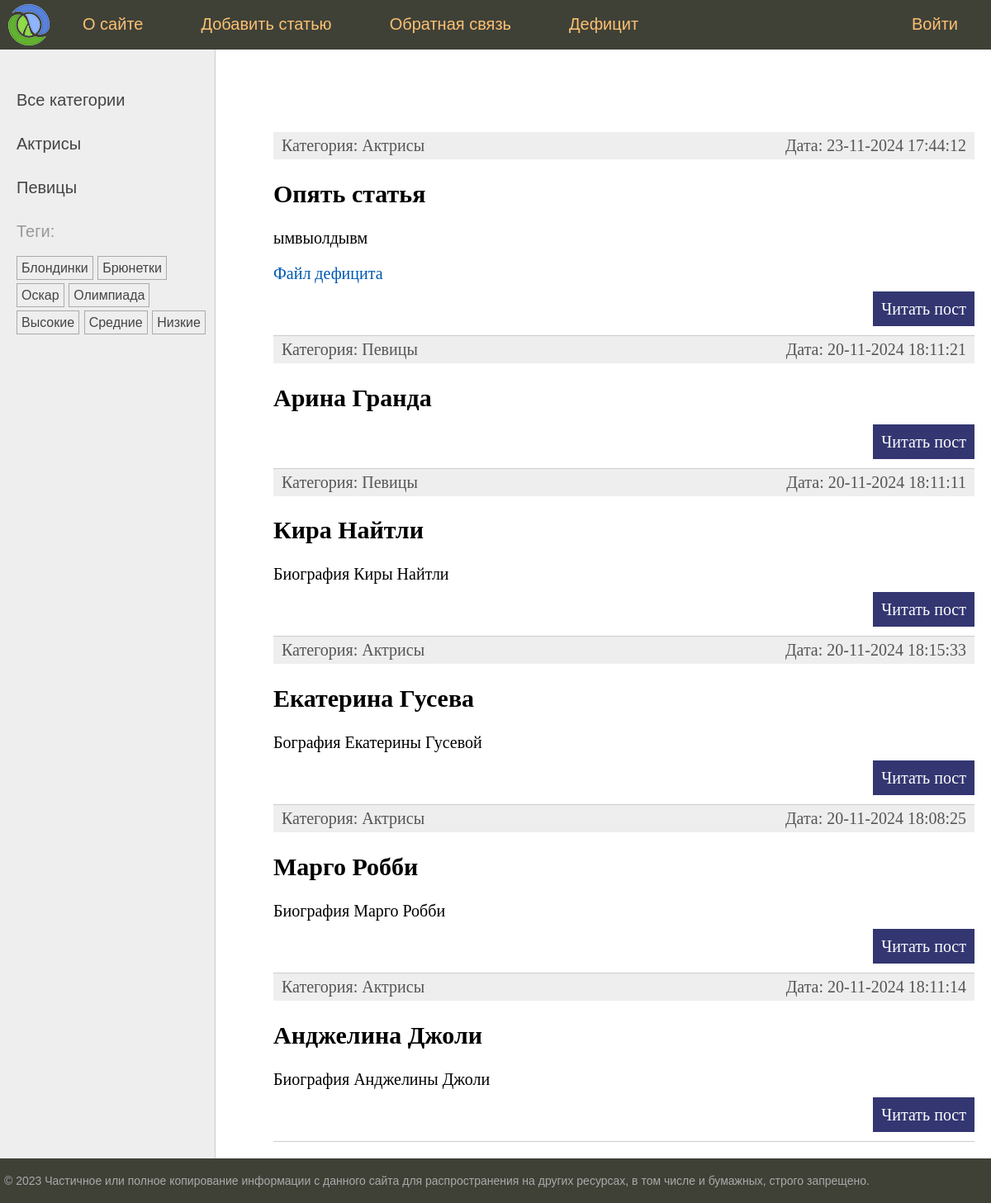
The page / on the database its author committed.
### women/models.py (models this page shows, shortened)
class Category(models.Model):
    name = models.CharField(max_length=100, db_index=True, verbose_name="Название")
    slug = models.SlugField(max_length=255, unique=True, db_index=True)
    class Meta:
        verbose_name = "Категория"
        verbose_name_plural = "Категории"
    def get_absolute_url(self):
        return reverse('category', kwargs={'cat_slug': self.slug})

class TagPost(models.Model):
    tag = models.CharField(max_length=100, db_index=True)
    slug = models.SlugField(max_length=255, unique=True, db_index=True)
    def get_absolute_url(self):
        return reverse('tag', kwargs={'tag_slug': self.slug})

class Women(models.Model):
    class Status(models.IntegerChoices):
        DRAFT = 0, 'Черновик'
        PUBLISHED = 1, 'Опубликовано'
    title = models.CharField(max_length=255, verbose_name='Заголовок')
    slug = models.SlugField(max_length=255, unique=True, db_index=True, verbose_name='URL')
    photo = models.FileField(upload_to="post_docs/%Y/%m/%d", default=None, blank=True,
                             null=True, verbose_name="Файлы")
    content = models.TextField(blank=True, verbose_name='Текст статьи')
    time_create = models.DateTimeField(auto_now_add=True, verbose_name='Время создания')
    time_update = models.DateTimeField(auto_now=True)
    is_published = models.BooleanField(choices=tuple(map(lambda x: (bool(x[0]), x[1]), Status.choices)),
                                       default=Status.DRAFT, verbose_name='Статус')
    cat = models.ForeignKey('Category', on_delete=models.PROTECT, related_name='posts', verbose_name="Категория")
    tags = models.ManyToManyField('TagPost', blank=True, related_name='tags', verbose_name='Тэг')
    husband = models.OneToOneField('Husband', on_delete=models.SET_NULL, null=True, blank=True, related_name='women',
                                   verbose_name='Муж')
    objects = models.Manager()
    published = PublishedManager()
    class Meta:
        verbose_name = "Известные женщины"
        verbose_name_plural = "Известные женщины"
        ordering = ['-time_create']
        indexes = [
            models.Index(fields=['-time_create'])
        ]
    def get_absolute_url(self):
        return reverse('post', kwargs={'post_slug': self.slug})

### women/views.py (the view)
# urls.py: path('', views.index, name='home'),
def index(request):
    posts = Women.published.all()
    data = {'title': 'Главная страница',
            'menu': menu,
            'posts': posts,
            }
    return render(request, "women/index.html", context=data)

### women/models.py (called while the page is built)
    def get_queryset(self):
        return super().get_queryset().filter(is_published=Women.Status.PUBLISHED)

### women/templatetags/women_tags.py (called while the page is built)
@register.inclusion_tag('women/list_categories.html')
def show_categories(cat_selected=0):
    cats = Category.objects.all()
    return {'cats': cats, 'cat_selected': cat_selected}

@register.inclusion_tag('women/list_tags.html')
def show_all_tags():
    return {'tags': TagPost.objects.all()}

### women/templates/women/index.html (shortened to what this page needs)
{% extends 'base.html' %}
{% block content %}
<ul class="list-articles" xmlns="http://www.w3.org/1999/html">
	{% for p in posts %}
			<li><div class="article-panel">
	<p class="first">Категория: {{p.cat.name}}</p>
	<p class="last">Дата: {{p.time_update|date:"d-m-Y H:i:s"}}</p>
    </div>
				<h2>{{p.title}}</h2>
					{% autoescape off %}
					{{p.content|linebreaks|truncatewords:40}}
					{% endautoescape %}
				{% if p.photo %}
				<p><file src="{{p.photo.url}}"><a href="{{p.photo.url}}">Файл дефицита </a></file></p>
				{% endif %}
			<p class="link-read-post"><a href="{{ p.get_absolute_url }}">Читать пост</a></p>
			</li>
	{% endfor %}
</ul>
{% endblock %}

### women/templates/women/list_categories.html
{% for cat in cats %}
{% if cat.id == cat_selected %}
<li class="selected">{{cat.name}}</li>
{% else %}
<li><a href="{{ cat.get_absolute_url }}">{{cat.name}}</a></li>
{% endif %}
{% endfor %}

### women/templates/women/list_tags.html
{% if tags %}
<p>Теги:</p>
<ul class="tags-list">
    {% for t in tags %}
    <li><a href="{{t.get_absolute_url}}">{{t.tag}}</a></li>
    {% endfor %}
</ul>
{% endif %}

### rows shown on the page
Category: name "Актрисы"
Category: name "Певицы"
TagPost: tag "Блондинки"
TagPost: tag "Брюнетки"
TagPost: tag "Оскар"
TagPost: tag "Олимпиада"
TagPost: tag "Высокие"
TagPost: tag "Средние"
TagPost: tag "Низкие"
Women: cat.name "Актрисы", time_update "23-11-2024 17:44:12", title "Опять статья", content "ымвыолдывм"
Women: cat.name "Певицы", time_update "20-11-2024 18:11:21", title "Арина Гранда"
Women: cat.name "Певицы", time_update "20-11-2024 18:11:11", title "Кира Найтли", content "Биография Киры Найтли"
Women: cat.name "Актрисы", time_update "20-11-2024 18:15:33", title "Екатерина Гусева", content "Бография Екатерины Гусевой"
Women: cat.name "Актрисы", time_update "20-11-2024 18:08:25", title "Марго Робби", content "Биография Марго Робби"
Women: cat.name "Актрисы", time_update "20-11-2024 18:11:14", title "Анджелина Джоли", content "Биография Анджелины Джоли"

### other values the page prints
{{ m.title }} "О сайте" "Добавить статью" "Обратная связь" "Дефицит" "Войти"
